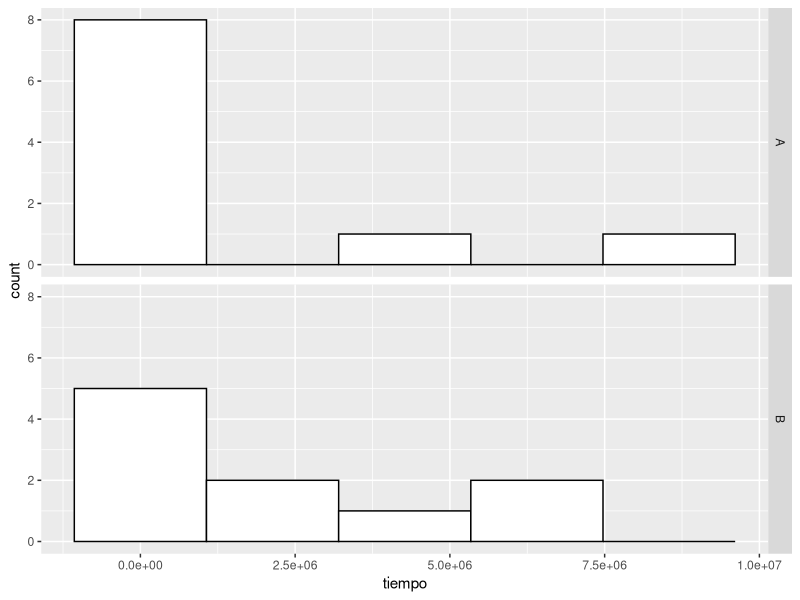
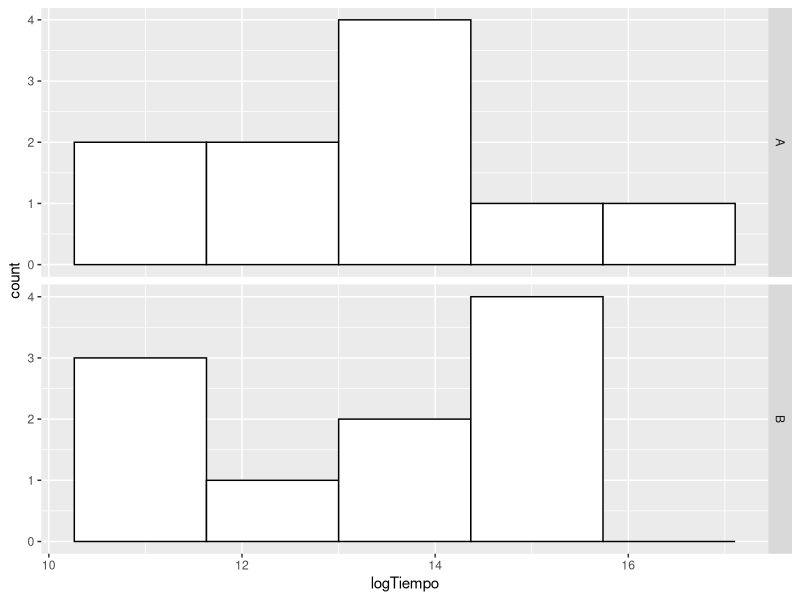

Here is the R script that generated these plots, in order:
# Ejercicio Práctico 12
# Grupo 4

# Integrantes:
# Aarón Ibáñez
# 
# 
# 

library(ggpubr)

################################## PREGUNTA 1 ##################################
# 1. En el trabajo de título de un estudiante del DIINF se reportan los siguientes
# tiempos de ejecución (en milisegundos) medidos para dos versiones de un
# algoritmo genético para resolver instancias del problema del vendedor viajero
# disponibles en repositorios públicos. ¿Es uno de los algoritmos más rápido que
# el otro?

# Definición de Hipótesis
# Hipótesis Nula: En promedio, los tiempos de ejecución para ambas versiones del
# algortimo genético aplicado a la resolución del problema del vendedor viajero 
# son iguales 
# uA = uB

# Hipótesis Alternativa: En promedio, los tiempos de ejecución para ambas versiones del algortimo genético aplicado a
# la resolución del problema del vendedor viajero son diferentes.
# uA != uB

# Se definen los datos
tiempoA <- c(48667, 783108, 4428151, 842079, 8576989, 885722, 834565, 210041,
             48705, 251843)
tiempoB <- c(6684497, 5743260, 92932, 48408, 994830, 2196277, 35974, 4629726,
             180141, 1174562)
algoritmo <- factor(c(rep("A", length(tiempoA)), rep("B", length(tiempoB))))
tiempo <- c(tiempoA, tiempoB)
datos1 <- data.frame(algoritmo, tiempo)

# Histograma de los datos
g1 <- ggplot(datos1, aes(x = tiempo)) +
  geom_histogram(fill = "white", colour = "black", bins = 5) +
  facet_grid(algoritmo ~ .)
print(g1)

# Se ve que no existe una distribución normal. Transformamos los datos usando el
# logaritmo de los valores de tiempo en ms.
datos1$logTiempo = log(datos1$tiempo)

# Histograma los datos transformados.
g2 <- ggplot(datos1, aes(x = logTiempo)) +
  geom_histogram(fill = "white", colour = "black", bins = 5) +
  facet_grid(algoritmo ~ .)
print(g2)

# Se ve ahora un comportamiento de los datos más cercano a una distribución
# normal. Se aplica entonces una prueba de normalidad.
normalidad <- shapiro.test(datos1$logTiempo)
cat("\nPrueba de normalidad para datos transformados:\n")
print(normalidad)

# Se tiene que p > 0.05 (p = 0.1189), lo que nos indica que tenemos una
# distribución normal. Se puede entonces continuar con una prueba paramétrica,
# en este caso una prueba t de Student.
prueba1 <- t.test(logTiempo ~ algoritmo, data = datos1)
cat("\nPrueba t de Student para datos transformados:\n")
print(prueba1)

# Se obtuvo un p valor de 0.8365 el cual es mayor que el nivel de significación
# definido en 0.05, por lo que fallamos en rechazar la hipótesis nula. En
# conclusión, no hay sufieciente evidencia para considerar que existe una
# diferencia significativa entre las medias geométricas de los tiempos de
# ejecución requeridos por los algoritmos.

################################## PREGUNTA 2 ##################################
# 2. Analice la primera pregunta abordada en el ejercicio práctico 11, con los
# mismos datos, utilizando un método robusto adecuado.



################################## PREGUNTA 3 ##################################
# 3. Analice la segunda pregunta abordada en el ejercicio práctico 11, con los
# mismos datos, utilizando un método robusto adecuado.



